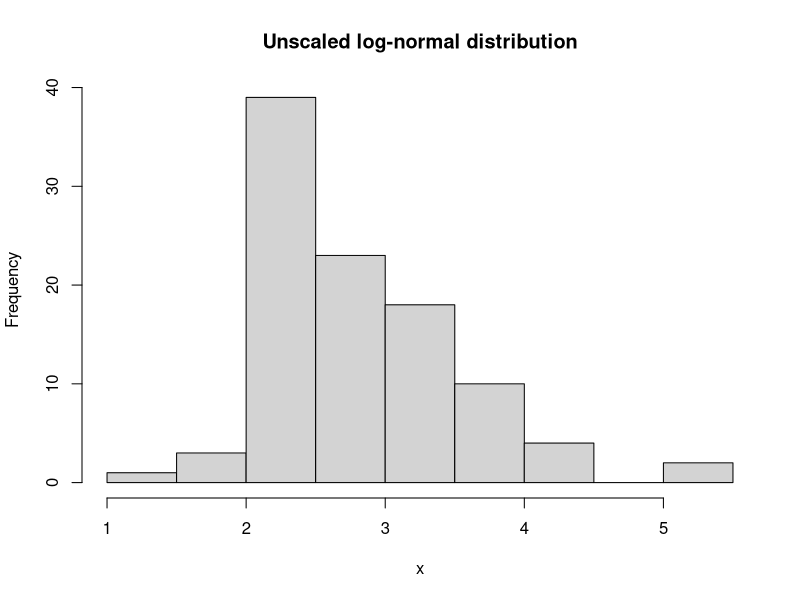
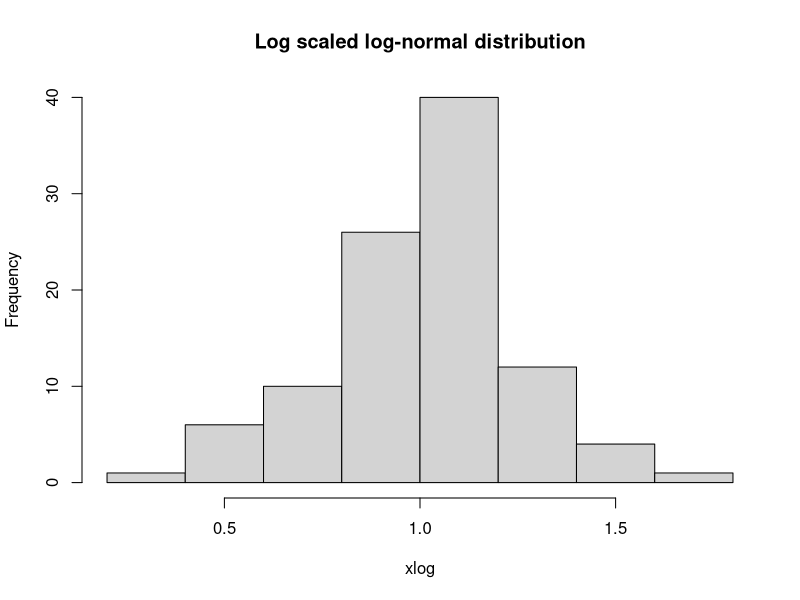

These charts were generated, in order, by the following R code:
## ---- chunk 1
knitr::opts_chunk$set(echo = TRUE)
## ---- chunk 2
#Create log-normal distribution

n =100 #sample size
x = rlnorm(n,meanlog = 1, sdlog = 0.25) #make log-normal distribution
xlog = log(rlnorm(n,meanlog = 1, sdlog = 0.25)) #make log-normal distribution with log scaled probabilities

#Create histogram
hist(x, main="Unscaled log-normal distribution") #for unscaled distribution
print(mean(x))
print(var(x))

hist(xlog, main="Log scaled log-normal distribution") #for log-scaled distribution
print(mean(xlog))
print(var(xlog))

## ---- chunk 3

